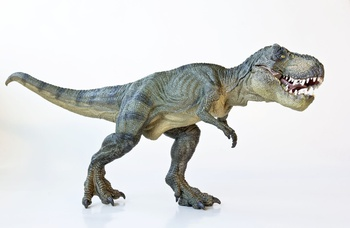
#> input picture images/TRex.jpg, 350 x 228 px
$ python rotate.py --image images/TRex.jpg
#> lines starting #> are read from the running program, lines starting #| are printed output that depends on the picture
import numpy as np
import argparse
import imutils
import cv2

ap = argparse.ArgumentParser()
ap.add_argument("-i", "--image", required=True, help="Path to the image")
args = vars(ap.parse_args())

image = cv2.imread(args['image'])
#> image is the input picture: shape (228, 350, 3); mean B, G, R 216.4, 216.9, 215.4
cv2.imshow('Original', image)
cv2.waitKey(0)

(h, w) = image.shape[:2]
#> h = 228; w = 350
center = (w // 2, h // 2)
#> center = (175, 114)

# where 1.0 means the same dimensions of the image are used
M = cv2.getRotationMatrix2D(center, 45, 1.0)
rotated = cv2.warpAffine(image, M, (w, h))
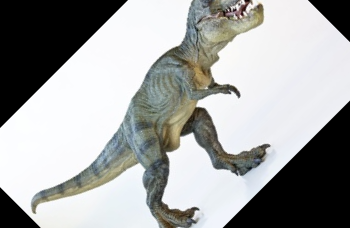
#> rotated: shape (228, 350, 3); mean B, G, R 163.3, 164.1, 162.8
cv2.imshow("Rotated by 45 Degrees", rotated)
cv2.waitKey(0)

M = cv2.getRotationMatrix2D(center, -90, 1.0)
rotated = cv2.warpAffine(image, M, (w, h))
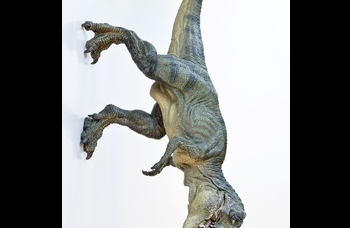
#> rotated: shape (228, 350, 3); mean B, G, R 134.9, 135.5, 134
cv2.imshow("Rotated by -90 Degrees", rotated)
cv2.waitKey(0)

rotated = imutils.rotate(image, 180)
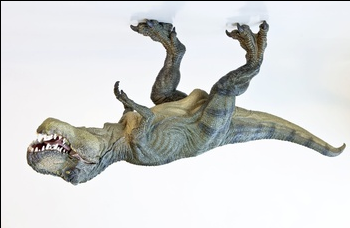
#> rotated: shape (228, 350, 3); mean B, G, R 214.6, 215.1, 213.6
cv2.imshow("Rotated by 180 Degrees", rotated)
cv2.waitKey(0)
